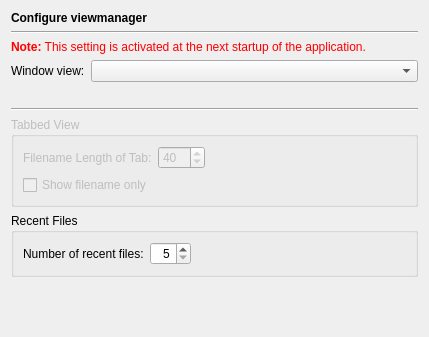
<?xml version="1.0" encoding="UTF-8"?>
<ui version="4.0">
 <class>ViewmanagerPage</class>
 <widget class="QWidget" name="ViewmanagerPage">
  <property name="geometry">
   <rect>
    <x>0</x>
    <y>0</y>
    <width>429</width>
    <height>337</height>
   </rect>
  </property>
  <layout class="QVBoxLayout">
   <item>
    <widget class="QLabel" name="headerLabel">
     <property name="text">
      <string>&lt;b&gt;Configure viewmanager&lt;/b&gt;</string>
     </property>
    </widget>
   </item>
   <item>
    <widget class="Line" name="line9_2">
     <property name="frameShape">
      <enum>QFrame::HLine</enum>
     </property>
     <property name="frameShadow">
      <enum>QFrame::Sunken</enum>
     </property>
     <property name="orientation">
      <enum>Qt::Horizontal</enum>
     </property>
    </widget>
   </item>
   <item>
    <widget class="QLabel" name="TextLabel1_2_2_2_3">
     <property name="text">
      <string>&lt;font color=&quot;#FF0000&quot;&gt;&lt;b&gt;Note:&lt;/b&gt; This setting is activated at the next startup of the application.&lt;/font&gt;</string>
     </property>
    </widget>
   </item>
   <item>
    <layout class="QHBoxLayout">
     <item>
      <widget class="QLabel" name="windowLabel">
       <property name="text">
        <string>Window view:</string>
       </property>
       <property name="buddy">
        <cstring>windowComboBox</cstring>
       </property>
      </widget>
     </item>
     <item>
      <widget class="QComboBox" name="windowComboBox">
       <property name="sizePolicy">
        <sizepolicy hsizetype="Expanding" vsizetype="Fixed">
         <horstretch>0</horstretch>
         <verstretch>0</verstretch>
        </sizepolicy>
       </property>
       <property name="toolTip">
        <string>Select the window view type.</string>
       </property>
       <property name="whatsThis">
        <string>The kind of window view can be selected from this list. The picture below gives an example of the selected view type.</string>
       </property>
      </widget>
     </item>
    </layout>
   </item>
   <item>
    <widget class="QLabel" name="previewPixmap">
     <property name="toolTip">
      <string>Preview of selected window view</string>
     </property>
     <property name="whatsThis">
      <string>This displays a small preview of the selected window view. This is the way the source windows are displayed in the application.</string>
     </property>
     <property name="pixmap">
      <pixmap/>
     </property>
     <property name="scaledContents">
      <bool>false</bool>
     </property>
     <property name="alignment">
      <set>Qt::AlignCenter</set>
     </property>
    </widget>
   </item>
   <item>
    <widget class="Line" name="line">
     <property name="orientation">
      <enum>Qt::Horizontal</enum>
     </property>
    </widget>
   </item>
   <item>
    <widget class="QGroupBox" name="tabViewGroupBox">
     <property name="enabled">
      <bool>false</bool>
     </property>
     <property name="title">
      <string>Tabbed View</string>
     </property>
     <layout class="QVBoxLayout">
      <item>
       <layout class="QHBoxLayout">
        <item>
         <widget class="QLabel" name="filenameLengthLabel">
          <property name="text">
           <string>Filename Length of Tab:</string>
          </property>
         </widget>
        </item>
        <item>
         <widget class="QSpinBox" name="filenameLengthSpinBox">
          <property name="toolTip">
           <string>Enter the number of characters to be shown in the tab.</string>
          </property>
          <property name="minimum">
           <number>1</number>
          </property>
          <property name="maximum">
           <number>100</number>
          </property>
          <property name="value">
           <number>40</number>
          </property>
         </widget>
        </item>
        <item>
         <spacer>
          <property name="orientation">
           <enum>Qt::Horizontal</enum>
          </property>
          <property name="sizeHint" stdset="0">
           <size>
            <width>81</width>
            <height>20</height>
           </size>
          </property>
         </spacer>
        </item>
       </layout>
      </item>
      <item>
       <widget class="QCheckBox" name="filenameOnlyCheckBox">
        <property name="toolTip">
         <string>Select to display the filename only</string>
        </property>
        <property name="text">
         <string>Show filename only</string>
        </property>
       </widget>
      </item>
     </layout>
    </widget>
   </item>
   <item>
    <widget class="QGroupBox" name="groupBox_7">
     <property name="title">
      <string>Recent Files</string>
     </property>
     <layout class="QHBoxLayout">
      <item>
       <widget class="QLabel" name="label">
        <property name="text">
         <string>Number of recent files:</string>
        </property>
       </widget>
      </item>
      <item>
       <widget class="QSpinBox" name="recentFilesSpinBox">
        <property name="toolTip">
         <string>Enter the number of recent files to remember</string>
        </property>
        <property name="alignment">
         <set>Qt::AlignRight|Qt::AlignTrailing|Qt::AlignVCenter</set>
        </property>
        <property name="minimum">
         <number>5</number>
        </property>
        <property name="maximum">
         <number>50</number>
        </property>
       </widget>
      </item>
      <item>
       <spacer>
        <property name="orientation">
         <enum>Qt::Horizontal</enum>
        </property>
        <property name="sizeHint" stdset="0">
         <size>
          <width>40</width>
          <height>20</height>
         </size>
        </property>
       </spacer>
      </item>
     </layout>
    </widget>
   </item>
   <item>
    <spacer>
     <property name="orientation">
      <enum>Qt::Vertical</enum>
     </property>
     <property name="sizeHint" stdset="0">
      <size>
       <width>388</width>
       <height>20</height>
      </size>
     </property>
    </spacer>
   </item>
  </layout>
 </widget>
 <resources/>
 <connections/>
</ui>
